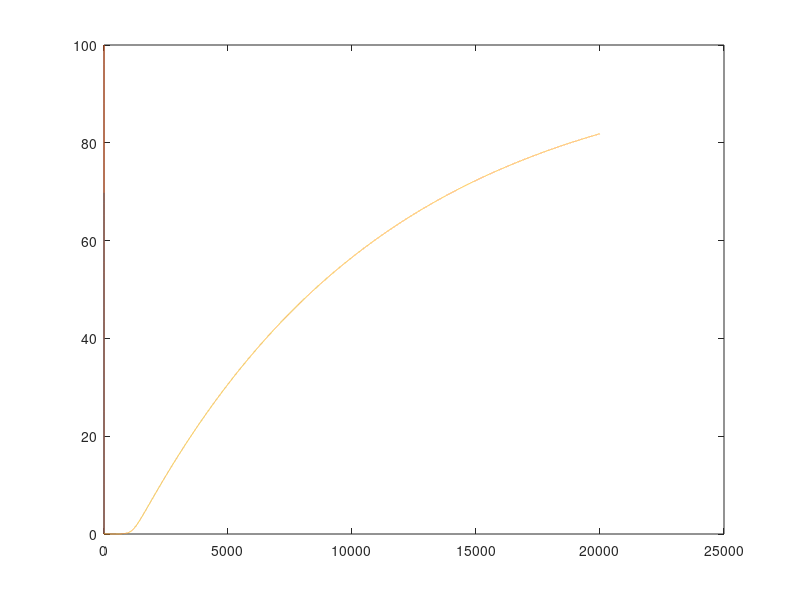
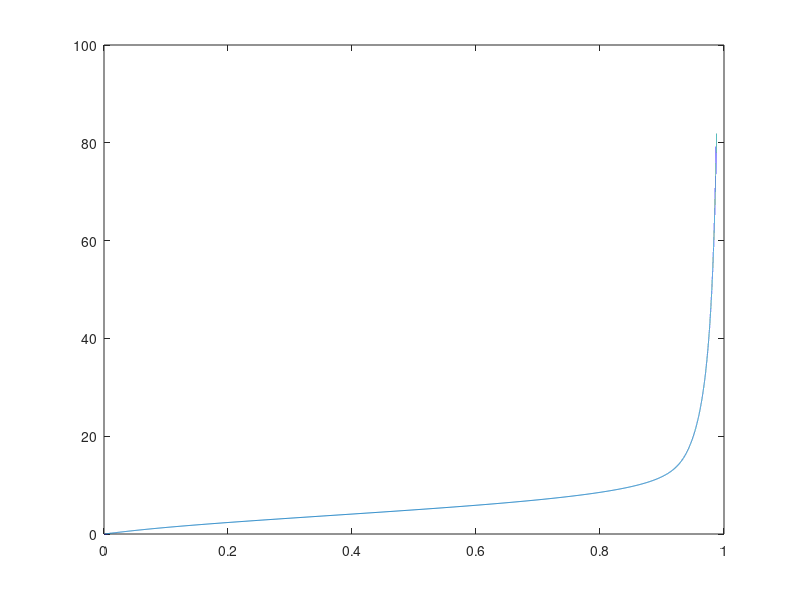

These charts were generated, in order, by the following MATLAB code:
%% 1. a)

%f(W_EE*s+s_in) = r_zero + r_max*(S^x/(S^x+sigma^x)) if S>0
%else =r_zero is S<=0

D = 1; %depression variable
alpha_zero = 0.5;
W_EE = 8;
pr = 1;
tau_s = 2;
x = 1.2;
r_zero = 0.1;
r_max = 100;
sigma = 0.5;
tau_r = 10;

%%

s = 0:0.005:1/W_EE;
r = 0:4:100;

% s from 0 to 1/W_EE => plot f(W_EE*s)

%firing rate as a function of synaptic conductance and excitatory feedback(fixed)and in the absence of input
for i=1:length(s)
    fs(i) = r_zero + r_max*((W_EE*s(i))^x/((W_EE*s(i))^x+sigma^x));
end

for i=1:length(r)
    sr(i) = alpha_zero*D*pr*r(i)*tau_s/(1+alpha_zero*D*pr*r(i)*tau_s);
end

plot(W_EE*s, fs);
hold on
plot(sr, r);

%% ODEs

t0 = 0;
tmax = 20;
dt = 0.001;
tvec = t0:dt:tmax;
r = zeros(size(tvec));
s = zeros(size(tvec));
s_in = zeros(size(tvec));
s_in(10/dt:(10/dt+50*10^(-3)/dt)) = 0.05;

firing_rate_function = @(W_EE, s, s_in) r_zero + r_max*((W_EE*s+s_in)^x/((W_EE*s+s_in)^x+sigma^x));

for i = 2:length(tvec)
    drdt = (-r(i-1) + firing_rate_function(W_EE, s(i-1), s_in(i)))/tau_r;
    dsdt = -s(i-1)/tau_s + alpha_zero*D*pr*r(i-1)*(1-s(i-1));
    r(i) = r(i-1) + drdt*dt;
    s(i) = s(i-1) + dsdt*dt;
end

plot(r)
figure(2)
plot(s,r)









